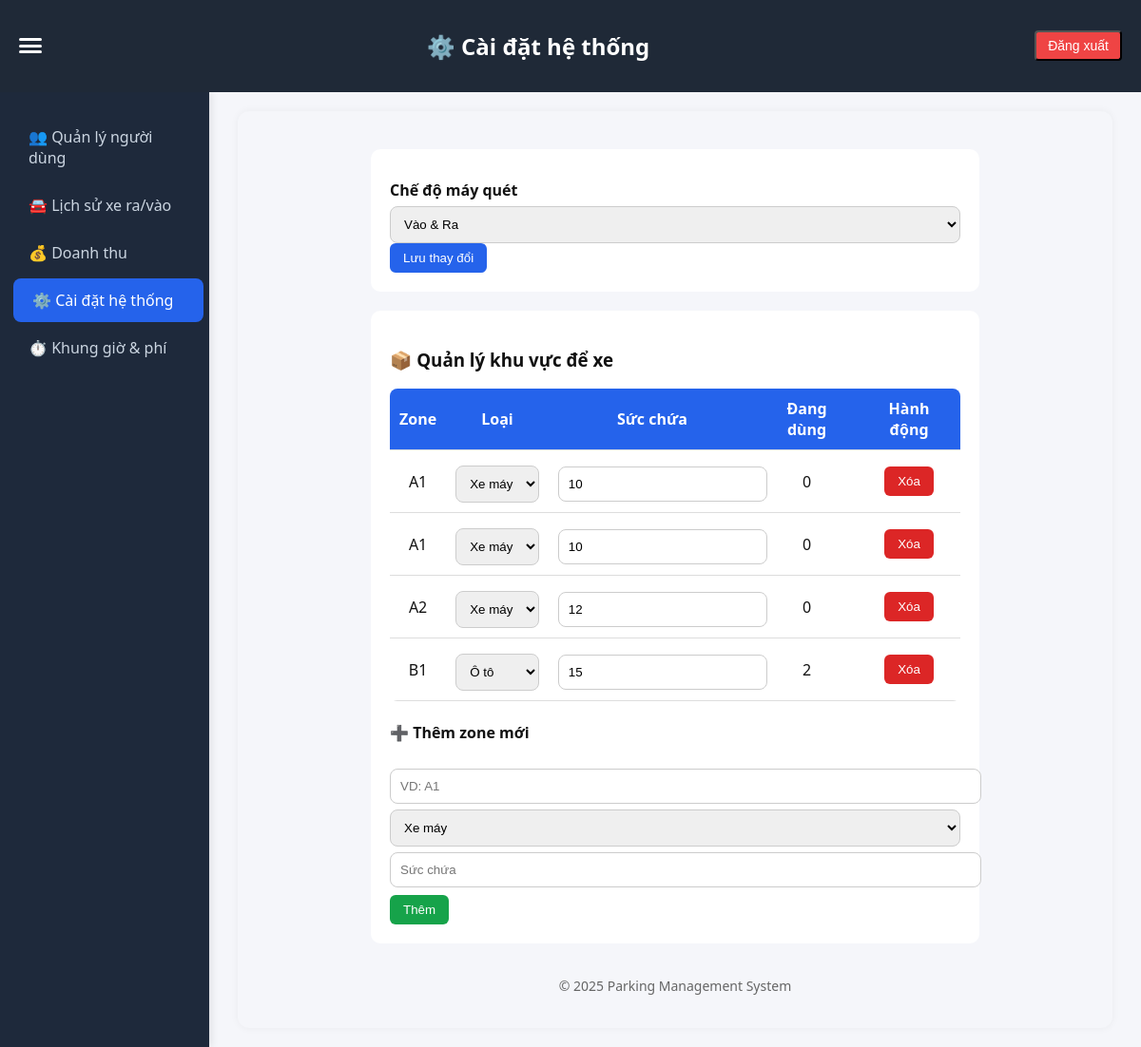
Page /system_config.php (signed in) on the committed database.
### tables this page shows
CREATE TABLE `system_config` (
  `id` tinyint(4) NOT NULL,
  `max_car` int(11) DEFAULT 2,
  `max_motorcycle` int(11) DEFAULT 2,
  `scan_mode` enum('in','out','both') NOT NULL DEFAULT 'both',
  `updated_at` timestamp NOT NULL DEFAULT current_timestamp() ON UPDATE current_timestamp(),
  `fee_car_per_min` int(11) DEFAULT 0,
  `fee_mc_per_min` int(11) DEFAULT 0
);

CREATE TABLE `parking_zones` (
  `id` int(11) NOT NULL,
  `zone` varchar(50) NOT NULL,
  `max_slots` int(11) NOT NULL DEFAULT 0,
  `used` int(11) NOT NULL DEFAULT 0,
  `type` enum('CAR','MC') NOT NULL DEFAULT 'MC'
);

### system_config.php (the view, shortened to what this page needs)
<?php
require_once __DIR__ . '/db_connect.php';
$config = $conn->query("SELECT * FROM system_config WHERE id=1")->fetch_assoc();
$zones = [];
$q = $conn->query("SELECT * FROM parking_zones ORDER BY zone ASC");
while ($r = $q->fetch_assoc()) $zones[] = $r;
?>
<!DOCTYPE html>
<html lang="vi">
<head>
  <link rel="stylesheet" href="assets/css/admin.css">
</head>
<body>
<header class="topbar">
  <div class="menu-btn" id="menuBtn"><span></span><span></span><span></span></div>
  <h2>⚙️ Cài đặt hệ thống</h2>
  <form action="logout.php" method="post">
    <button class="logout-btn">Đăng xuất</button>
  </form>
</header>
<div class="admin-container">
<aside class="sidebar" id="sidebar">
  <ul>
    <li><a href="admin_dashboard.php">👥 Quản lý người dùng</a></li>
    <li><a href="admin_dashboard.php#records">🚘 Lịch sử xe ra/vào</a></li>
    <li><a href="#" onclick="showSection('revenue')">💰 Doanh thu</a></li>
    <li><a class="active" href="system_config.php">⚙️ Cài đặt hệ thống</a></li>
    <li><a href="time_fee_config.php">⏱️ Khung giờ & phí</a></li>
  </ul>
</aside>
<main class="content">
  <div class="wrap">
    <div class="config-box">
      <form method="POST">
        <label>Chế độ máy quét</label>
        <select name="scan_mode">
          <option value="both" <?=$config['scan_mode']=='both'?'selected':''?>>Vào & Ra</option>
        </select>
        <button class="btn btn-save">Lưu thay đổi</button>
      </form>
    </div>
    <div class="config-box">
      <h3>📦 Quản lý khu vực để xe</h3>
      <table>
        <tr>
          <th>Zone</th>
          <th>Loại</th>
          <th>Sức chứa</th>
          <th>Đang dùng</th>
          <th>Hành động</th>
        </tr>
        <?php foreach($zones as $z): ?>
        <tr>
          <td><?=$z['zone']?></td>
          <td>
            <select class="zone-type" data-zone="<?=$z['zone']?>">
              <option value="MC"  <?=$z['type']=='MC'?'selected':''?>>Xe máy</option>
              <option value="CAR" <?=$z['type']=='CAR'?'selected':''?>>Ô tô</option>
            </select>
          </td>
          <td>
            <input type="number" class="zone-max" data-zone="<?=$z['zone']?>" value="<?=$z['max_slots']?>">
          </td>
          <td><?=$z['used']?></td>
          <td><button class="btn btn-del" onclick="deleteZone('<?=$z['zone']?>')">Xóa</button></td>
        </tr>
        <?php endforeach; ?>
      </table>
      <h4>➕ Thêm zone mới</h4>
      <input id="new_zone" placeholder="VD: A1">
      <select id="new_type">
        <option value="MC">Xe máy</option>
      </select>
      <input id="new_max" type="number" min="0" placeholder="Sức chứa">
      <button class="btn btn-add" onclick="addZone()">Thêm</button>
    </div>
    <footer>© 2025 Parking Management System</footer>
  </div>
</main>
</div>
</body>
</html>

### assets/css/admin.css (style rules this page uses)
body { font-family: "Segoe UI", sans-serif; margin: 0; background: #f5f6fa; color: #333; }
.logout-btn { color: #fff; text-decoration: none; background: #ef4444; padding: 6px 12px; border-radius: 4px; font-size: 14px; transition: background 0.3s; }
.admin-container { display: flex; min-height: calc(100vh - 60px); }
.sidebar { width: 220px; background: #1e293b; color: #fff; padding-top: 20px; transition: all 0.3s ease; box-shadow: 2px 0 8px rgba(0,0,0,0.1); }
.sidebar ul { list-style: none; padding: 0; margin: 0; }
.sidebar a { display: block; padding: 12px 20px; color: #cbd5e1; text-decoration: none; transition: all 0.3s ease; border-radius: 8px; margin: 4px 10px; }
.sidebar a:hover, .sidebar a.active { background: #2563eb; color: #fff; transform: translateX(4px); }
.content { flex: 1; padding: 20px 30px; }
table { width: 100%; border-collapse: collapse; margin-top: 10px; background: #fff; border-radius: 8px; overflow: hidden; }
th, td { padding: 10px 12px; text-align: left; border-bottom: 1px solid #eee; }
th { background: #2563eb; color: #fff; font-weight: 600; }
.btn-add { background: #28a745; color: #fff; border: none; border-radius: 6px; padding: 8px 12px; cursor: pointer; transition: background 0.3s; }
.btn-save { background: #2563eb; color: #fff; border: none; padding: 8px 12px; border-radius: 6px; }
.topbar { background: #1f2937; color: #fff; padding: 12px 20px; display: flex; justify-content: space-between; align-items: center; position: sticky; top: 0; z-index: 100; }
.menu-btn { cursor: pointer; display: flex; flex-direction: column; justify-content: space-between; height: 16px; width: 24px; }
.menu-btn span { height: 3px; width: 100%; background: #fff; border-radius: 3px; }
#sidebar { width: 220px; transition: 0.3s; }
.wrap { background: #f5f6fa; padding: 20px; border-radius: 12px; min-height: calc(100vh - 100px); box-shadow: 0 0 8px rgba(0,0,0,0.05); }
footer { text-align: center; padding: 15px; color: #666; font-size: 14px; }

### system_config.php (style rules this page uses)
.config-box { max-width: 600px; background: #fff; padding: 20px; border-radius: 10px; margin: 20px auto; color: #111; }
.config-box label { font-weight: bold; margin-top: 12px; display: block; }
.config-box input, .config-box select { width: 100%; margin-top: 6px; padding: 10px; border: 1px solid #ccc; border-radius: 8px; }
table { width: 100%; border-collapse: collapse; margin-top: 16px; }
th, td { padding: 10px; border-bottom: 1px solid #ddd; text-align: center; }
th { background: #2563eb; color: #fff; }
.btn { padding: 8px 14px; border-radius: 6px; border: none; cursor: pointer; }
.btn-save { background:#2563eb;color:#fff; }
.btn-add { background:#16a34a;color:#fff;margin-top:8px; }
.btn-del { background:#dc2626;color:#fff; }

### rows in the picture
system_config: scan_mode "Vào & Ra"
parking_zones: zone "A1", type+zone "Xe máy", max_slots "10", used "0"
parking_zones: zone "A1", type+zone "Xe máy", max_slots "10", used "0"
parking_zones: zone "A2", type+zone "Xe máy", max_slots "12", used "0"
parking_zones: zone "B1", type+zone "Ô tô", max_slots "15", used "2"
